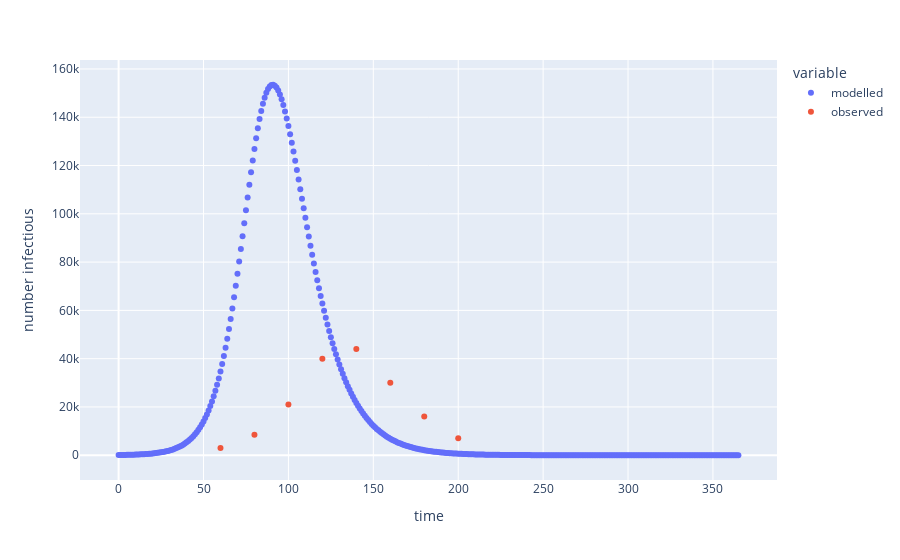

This figure's notebook cell:
### Markdown cell above
### Trial run

### Code cell
parameters = {
    "contact_rate": 0.2,
    "recovery_rate": 0.1,
    #"active_cases_dispersion": 0.5,
}

model_1.run(parameters)


pd.DataFrame(
    {
        "modelled": model_1.get_outputs_df()["infectious"],
        "observed": targets_data,
    }
).plot(kind="scatter", labels=output_labels)

### Figure 1 — Plotly figure (JSON) as saved in the notebook; plotly's stock layout.template omitted (floating-point values rounded to 4 significant figures; data arrays with more than 128 entries replaced by an {"elided": "..."} marker saying what was removed)
{"data": [{"hovertemplate": "variable=modelled<br>time=%{x}<br>number infectious=%{y}<extra></extra>", "legendgroup": "modelled", "marker": {"color": "#636efa", "symbol": "circle"}, "mode": "markers", "name": "modelled", "orientation": "v", "showlegend": true, "type": "scatter", "x": {"elided": "366 int values"}, "xaxis": "x", "y": {"elided": "366 float values"}, "yaxis": "y"}, {"hovertemplate": "variable=observed<br>time=%{x}<br>number infectious=%{y}<extra></extra>", "legendgroup": "observed", "marker": {"color": "#EF553B", "symbol": "circle"}, "mode": "markers", "name": "observed", "orientation": "v", "showlegend": true, "type": "scatter", "x": {"elided": "366 int values"}, "xaxis": "x", "y": {"elided": "366 int values"}, "yaxis": "y"}], "layout": {"legend": {"title": {"text": "variable"}, "tracegroupgap": 0}, "margin": {"t": 60}, "xaxis": {"anchor": "y", "domain": [0, 1], "title": {"text": "time"}}, "yaxis": {"anchor": "x", "domain": [0, 1], "title": {"text": "number infectious"}}}}
